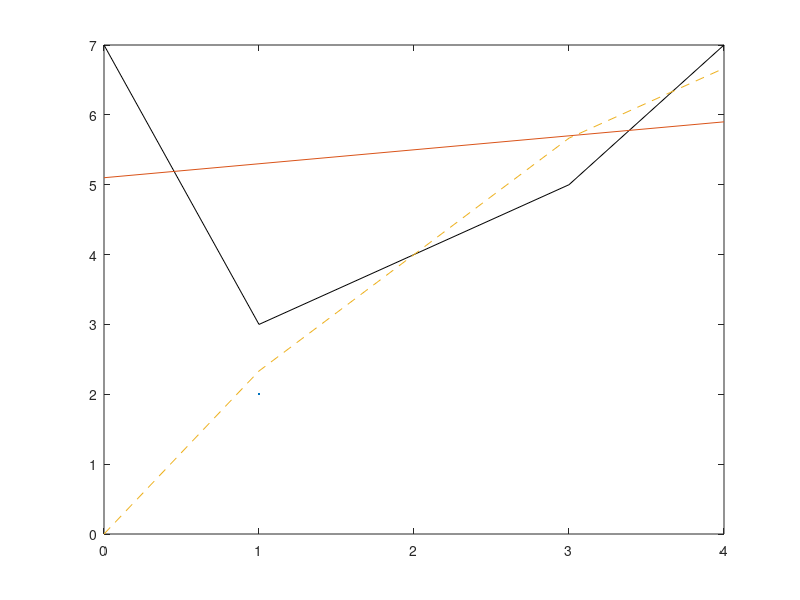

Write the MATLAB code that produced this figure.
% V časoch 0, 1, 3, 4 nadobudol proces f hodnoty 7, 3, 5, 7. 
% Zistite, ktorá z nasledujúcich funkcií (modelov) najlepšie vyjadruje priebeh procesu 
% a aká bude približná hodnota procesu v časoch 2 a 5. 

% y(t)1 = c
% y(t)2 = c*t
% y(t)3 = c * t^2
% y(t)4 = c0 + c1*t
% y(t)5 = c0*t + c1*t^2
% y(t)6 = c0 + c1*e^t


t = [0, 1, 3, 4];
f = [7, 3, 5, 7];

plot(t, f, "-k", LineWidth=2)
hold on


b1 = t.^0;
c1 = (f*b1') / (b1*b1');
fp1 = c1 * b1;
% plot(t, fp1, ":")


b2 = t.^1;
c2 = (f*b2') / (b2*b2');
fp2 = c2 * b2;
% plot(t, fp2, "-.")


b3 = t.^2;
c3 = (f*b3') / (b3 * b3');
fp3 = c3 * b3;
% plot(t, fp3, "--")


b41 = t.^0;
b42 = t.^1;
A4 = [(b41 * b41') (b42 * b41')
    (b41 * b42') (b42 * b42')];
a4 = [(f * b41')
    (f * b42')];
c4 = A4\a4;
fp4 = c4(1) * b41 + c4(2) * b42;
plot(t, fp4, "-")


b51 = t.^1;
b52 = t.^2;
A5 = [(b51 * b51') (b52 * b51')
    (b51 * b52') (b52 * b52')];
a5 = [(f * b51')
    (f * b52')];
c5 = A5\a5;
fp5 = c5(1) * b51 + c5(2) * b52;
plot(t, fp5, "--")


% y(t)6 = c0 + c1*e^t
% ???
